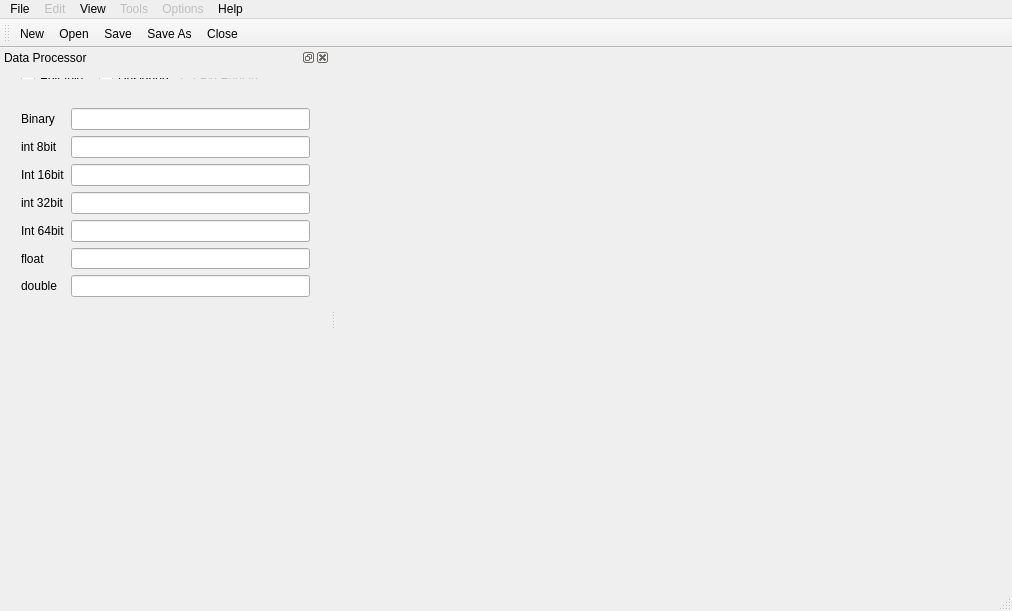
<?xml version="1.0" encoding="UTF-8"?>
<ui version="4.0">
 <class>HexnosisWindow</class>
 <widget class="QMainWindow" name="HexnosisWindow">
  <property name="enabled">
   <bool>true</bool>
  </property>
  <property name="geometry">
   <rect>
    <x>0</x>
    <y>0</y>
    <width>1012</width>
    <height>611</height>
   </rect>
  </property>
  <property name="windowTitle">
   <string>Hexnosis - Hex Editor</string>
  </property>
  <property name="windowIcon">
   <iconset resource="hexnosis.qrc">
    <normaloff>:/icons/hexacross.ico</normaloff>:/icons/hexacross.ico</iconset>
  </property>
  <widget class="QWidget" name="centralWidget"/>
  <widget class="QMenuBar" name="menuBar">
   <property name="geometry">
    <rect>
     <x>0</x>
     <y>0</y>
     <width>1012</width>
     <height>20</height>
    </rect>
   </property>
   <widget class="QMenu" name="menuFile">
    <property name="title">
     <string>File</string>
    </property>
    <addaction name="actionNew"/>
    <addaction name="actionOpen"/>
    <addaction name="actionSave"/>
    <addaction name="actionSaveAs"/>
    <addaction name="actionClose"/>
    <addaction name="actionQuit"/>
   </widget>
   <widget class="QMenu" name="menuEdit">
    <property name="enabled">
     <bool>false</bool>
    </property>
    <property name="title">
     <string>Edit</string>
    </property>
   </widget>
   <widget class="QMenu" name="menuView">
    <property name="title">
     <string>View</string>
    </property>
    <addaction name="actionHexDisplay"/>
    <addaction name="actionCharDisplay"/>
    <addaction name="actionDataProcessor"/>
    <addaction name="separator"/>
    <addaction name="actionRowShading"/>
   </widget>
   <widget class="QMenu" name="menuTools">
    <property name="enabled">
     <bool>false</bool>
    </property>
    <property name="title">
     <string>Tools</string>
    </property>
   </widget>
   <widget class="QMenu" name="menuOptions">
    <property name="enabled">
     <bool>false</bool>
    </property>
    <property name="title">
     <string>Options</string>
    </property>
   </widget>
   <widget class="QMenu" name="menuHelp">
    <property name="title">
     <string>Help</string>
    </property>
    <addaction name="actionAbout"/>
    <addaction name="separator"/>
    <addaction name="actionAboutQt"/>
   </widget>
   <addaction name="menuFile"/>
   <addaction name="menuEdit"/>
   <addaction name="menuView"/>
   <addaction name="menuTools"/>
   <addaction name="menuOptions"/>
   <addaction name="menuHelp"/>
  </widget>
  <widget class="QToolBar" name="mainToolBar">
   <attribute name="toolBarArea">
    <enum>TopToolBarArea</enum>
   </attribute>
   <attribute name="toolBarBreak">
    <bool>false</bool>
   </attribute>
   <addaction name="actionNew"/>
   <addaction name="actionOpen"/>
   <addaction name="actionSave"/>
   <addaction name="actionSaveAs"/>
   <addaction name="actionClose"/>
  </widget>
  <widget class="QStatusBar" name="statusBar"/>
  <widget class="QDockWidget" name="dataProcessorDockWidget">
   <property name="enabled">
    <bool>true</bool>
   </property>
   <property name="minimumSize">
    <size>
     <width>330</width>
     <height>530</height>
    </size>
   </property>
   <property name="allowedAreas">
    <set>Qt::LeftDockWidgetArea|Qt::RightDockWidgetArea</set>
   </property>
   <property name="windowTitle">
    <string>Data Processor</string>
   </property>
   <attribute name="dockWidgetArea">
    <number>1</number>
   </attribute>
   <widget class="QWidget" name="dockWidgetContents">
    <widget class="QWidget" name="layoutWidget">
     <property name="geometry">
      <rect>
       <x>10</x>
       <y>0</y>
       <width>265</width>
       <height>23</height>
      </rect>
     </property>
     <layout class="QHBoxLayout" name="horizontalLayout">
      <item>
       <widget class="QCheckBox" name="editableCheckBox">
        <property name="text">
         <string>Editable</string>
        </property>
       </widget>
      </item>
      <item>
       <widget class="QCheckBox" name="unsignedCheckBox">
        <property name="text">
         <string>Unsigned</string>
        </property>
       </widget>
      </item>
      <item>
       <widget class="QCheckBox" name="bigEndianCheckBox">
        <property name="enabled">
         <bool>false</bool>
        </property>
        <property name="text">
         <string>Big Endian</string>
        </property>
       </widget>
      </item>
     </layout>
    </widget>
    <widget class="QWidget" name="layoutWidget_2">
     <property name="geometry">
      <rect>
       <x>10</x>
       <y>30</y>
       <width>311</width>
       <height>211</height>
      </rect>
     </property>
     <layout class="QFormLayout" name="formLayout">
      <item row="0" column="0">
       <widget class="QLabel" name="binaryLabel">
        <property name="text">
         <string>Binary</string>
        </property>
       </widget>
      </item>
      <item row="0" column="1">
       <widget class="QLineEdit" name="binaryEditor">
        <property name="enabled">
         <bool>true</bool>
        </property>
        <property name="inputMask">
         <string>BBBBBBBB</string>
        </property>
       </widget>
      </item>
      <item row="1" column="1">
       <widget class="QLineEdit" name="int8Editor">
        <property name="enabled">
         <bool>true</bool>
        </property>
        <property name="inputMask">
         <string/>
        </property>
       </widget>
      </item>
      <item row="1" column="0">
       <widget class="QLabel" name="int8Label">
        <property name="text">
         <string>int 8bit</string>
        </property>
       </widget>
      </item>
      <item row="2" column="0">
       <widget class="QLabel" name="int16Label">
        <property name="text">
         <string>Int 16bit</string>
        </property>
       </widget>
      </item>
      <item row="2" column="1">
       <widget class="QLineEdit" name="int16Editor">
        <property name="enabled">
         <bool>true</bool>
        </property>
        <property name="inputMask">
         <string/>
        </property>
       </widget>
      </item>
      <item row="3" column="0">
       <widget class="QLabel" name="int32Label">
        <property name="text">
         <string>int 32bit</string>
        </property>
       </widget>
      </item>
      <item row="3" column="1">
       <widget class="QLineEdit" name="int32Editor">
        <property name="enabled">
         <bool>true</bool>
        </property>
        <property name="inputMask">
         <string/>
        </property>
       </widget>
      </item>
      <item row="4" column="0">
       <widget class="QLabel" name="int64Label">
        <property name="text">
         <string>Int 64bit</string>
        </property>
       </widget>
      </item>
      <item row="4" column="1">
       <widget class="QLineEdit" name="int64Editor">
        <property name="enabled">
         <bool>true</bool>
        </property>
        <property name="inputMask">
         <string/>
        </property>
       </widget>
      </item>
      <item row="5" column="0">
       <widget class="QLabel" name="floatLabel">
        <property name="text">
         <string>float</string>
        </property>
       </widget>
      </item>
      <item row="6" column="0">
       <widget class="QLabel" name="doubleLabel">
        <property name="text">
         <string>double</string>
        </property>
       </widget>
      </item>
      <item row="5" column="1">
       <widget class="QLineEdit" name="floatEditor">
        <property name="enabled">
         <bool>true</bool>
        </property>
       </widget>
      </item>
      <item row="6" column="1">
       <widget class="QLineEdit" name="doubleEditor">
        <property name="enabled">
         <bool>true</bool>
        </property>
       </widget>
      </item>
     </layout>
    </widget>
   </widget>
  </widget>
  <action name="actionAbout">
   <property name="text">
    <string>About</string>
   </property>
  </action>
  <action name="actionAboutQt">
   <property name="text">
    <string>About Qt</string>
   </property>
  </action>
  <action name="actionNew">
   <property name="icon">
    <iconset theme="document-new">
     <normaloff/>
    </iconset>
   </property>
   <property name="text">
    <string>&amp;New</string>
   </property>
  </action>
  <action name="actionOpen">
   <property name="icon">
    <iconset theme="document-open">
     <normaloff/>
    </iconset>
   </property>
   <property name="text">
    <string>&amp;Open</string>
   </property>
  </action>
  <action name="actionQuit">
   <property name="icon">
    <iconset theme="application-exit">
     <normaloff/>
    </iconset>
   </property>
   <property name="text">
    <string>&amp;Quit</string>
   </property>
  </action>
  <action name="actionRowShading">
   <property name="checkable">
    <bool>true</bool>
   </property>
   <property name="checked">
    <bool>true</bool>
   </property>
   <property name="text">
    <string>Row &amp;Shading</string>
   </property>
  </action>
  <action name="actionClose">
   <property name="icon">
    <iconset theme="document-close">
     <normaloff/>
    </iconset>
   </property>
   <property name="text">
    <string>&amp;Close</string>
   </property>
  </action>
  <action name="actionSave">
   <property name="icon">
    <iconset theme="document-save">
     <normaloff/>
    </iconset>
   </property>
   <property name="text">
    <string>&amp;Save</string>
   </property>
  </action>
  <action name="actionSaveAs">
   <property name="icon">
    <iconset theme="document-save-as">
     <normaloff/>
    </iconset>
   </property>
   <property name="text">
    <string>Save &amp;As</string>
   </property>
  </action>
  <action name="actionHexDisplay">
   <property name="checkable">
    <bool>true</bool>
   </property>
   <property name="checked">
    <bool>true</bool>
   </property>
   <property name="text">
    <string>&amp;Hex Display</string>
   </property>
  </action>
  <action name="actionCharDisplay">
   <property name="checkable">
    <bool>true</bool>
   </property>
   <property name="checked">
    <bool>true</bool>
   </property>
   <property name="text">
    <string>&amp;Char Display</string>
   </property>
  </action>
  <action name="actionDataProcessor">
   <property name="checkable">
    <bool>true</bool>
   </property>
   <property name="text">
    <string>&amp;Data Processor</string>
   </property>
  </action>
 </widget>
 <layoutdefault spacing="6" margin="11"/>
 <resources>
  <include location="hexnosis.qrc"/>
 </resources>
 <connections>
  <connection>
   <sender>actionQuit</sender>
   <signal>triggered()</signal>
   <receiver>HexnosisWindow</receiver>
   <slot>close()</slot>
   <hints>
    <hint type="sourcelabel">
     <x>-1</x>
     <y>-1</y>
    </hint>
    <hint type="destinationlabel">
     <x>199</x>
     <y>149</y>
    </hint>
   </hints>
  </connection>
  <connection>
   <sender>actionDataProcessor</sender>
   <signal>toggled(bool)</signal>
   <receiver>dataProcessorDockWidget</receiver>
   <slot>setVisible(bool)</slot>
   <hints>
    <hint type="sourcelabel">
     <x>-1</x>
     <y>-1</y>
    </hint>
    <hint type="destinationlabel">
     <x>162</x>
     <y>323</y>
    </hint>
   </hints>
  </connection>
  <connection>
   <sender>dataProcessorDockWidget</sender>
   <signal>visibilityChanged(bool)</signal>
   <receiver>actionDataProcessor</receiver>
   <slot>setChecked(bool)</slot>
   <hints>
    <hint type="sourcelabel">
     <x>164</x>
     <y>323</y>
    </hint>
    <hint type="destinationlabel">
     <x>-1</x>
     <y>-1</y>
    </hint>
   </hints>
  </connection>
 </connections>
</ui>
